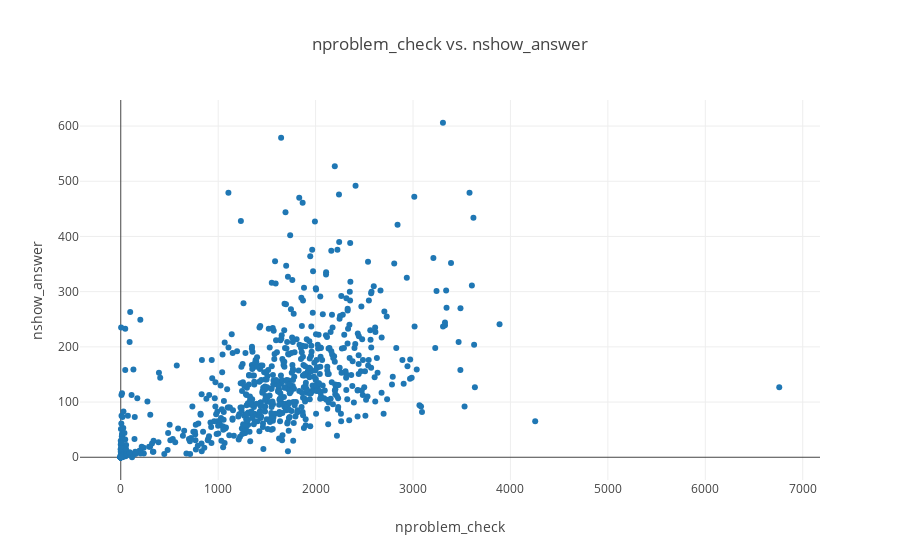

The notebook cell saved with this chart:
### Code cell
data = [go.Scatter(x=df.nproblem_check,y=df.nshow_answer,text=df.username, mode = 'markers')]
layout = go.Layout(title="nproblem_check vs. nshow_answer",
                   xaxis=dict(title='nproblem_check'),
                   yaxis=dict(title='nshow_answer'),
                   hovermode = 'closest')

fig = go.Figure(data=data, layout=layout)
iplot(fig)

### Figure 1 — Plotly figure (JSON) as saved in the notebook; plotly's stock layout.template omitted (floating-point values rounded to 4 significant figures; data arrays with more than 128 entries replaced by an {"elided": "..."} marker saying what was removed)
{"data": [{"mode": "markers", "text": {"elided": "745 str values"}, "type": "scatter", "x": {"elided": "745 int values"}, "y": {"elided": "745 int values"}}], "layout": {"hovermode": "closest", "title": "nproblem_check vs. nshow_answer", "xaxis": {"title": "nproblem_check"}, "yaxis": {"title": "nshow_answer"}}}
